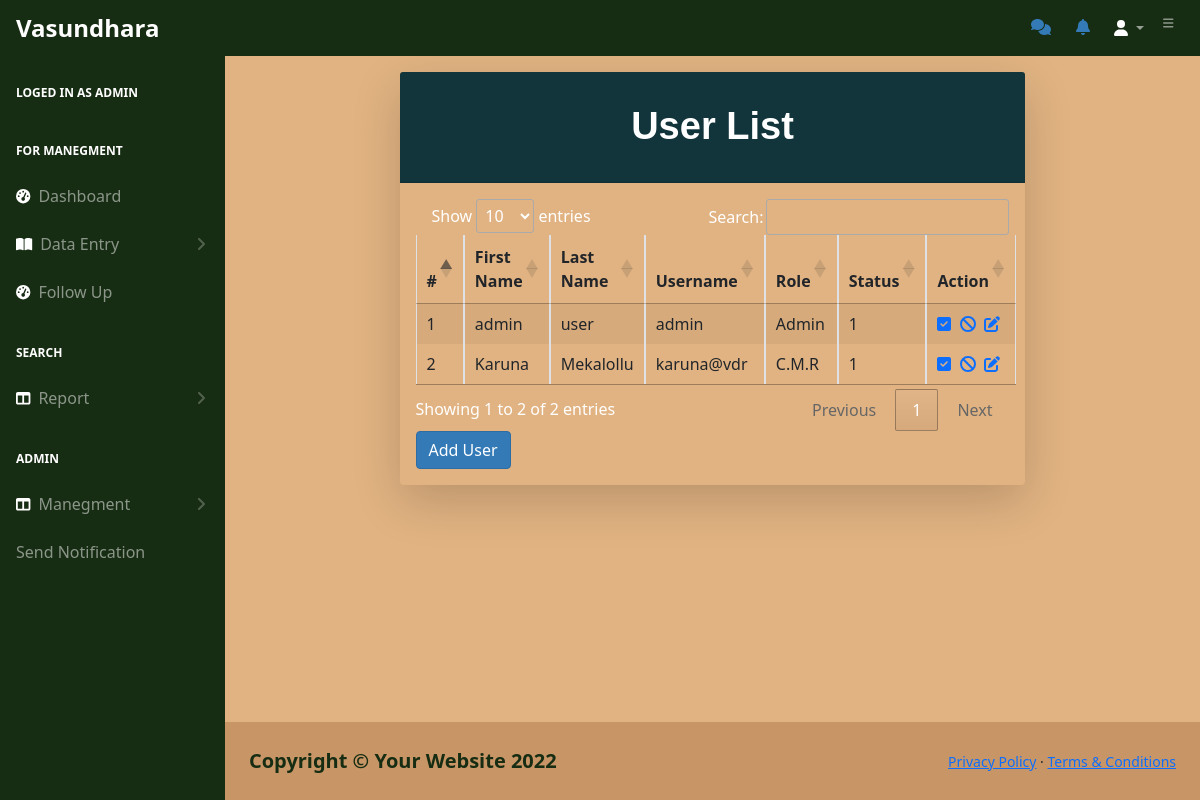
Page /userad.php (signed in) on the committed database.
### tables this page shows
CREATE TABLE `users` (
  `id` int NOT NULL AUTO_INCREMENT,
  `username` varchar(50) NOT NULL,
  `password` varchar(255) NOT NULL,
  `created_at` datetime DEFAULT CURRENT_TIMESTAMP,
  `role` int DEFAULT NULL,
  `mob` varchar(10) DEFAULT NULL,
  `status` int DEFAULT '1',
  `fname` varchar(30) DEFAULT NULL,
  `lname` varchar(30) DEFAULT NULL,
  `onstatus` int DEFAULT '0',
  PRIMARY KEY (`id`),
  UNIQUE KEY `username` (`username`)
);

CREATE TABLE `role` (
  `id` int NOT NULL AUTO_INCREMENT,
  `name` varchar(10) NOT NULL,
  `page` varchar(10000) NOT NULL,
  PRIMARY KEY (`id`)
);

### userad.php (the view, shortened to what this page needs)
<!DOCTYPE html>
<html lang="en">
<head>
    <link href="https://cdn.jsdelivr.net/npm/simple-datatables@latest/dist/style.css" rel="stylesheet" />
    <link href="css/styles.css" rel="stylesheet" />
</head>
<body>
    <?php
 require_once "navbar.php";
    ?>
    <div id="layoutSidenav_content">
        <div id="layoutAuthentication_content">
            <main>
                <div class="container">
                    <div class="row justify-content-center">
                        <div class="col-lg-8">
                            <div class="card shadow-lg text-white border-0 rounded-lg mt-3 mb-2" style="width: auto;">
                                <div class="card-header">
                                    <h3 class="text-center font-weight-light text-info my-4">User List</h3>
                                </div>
                                <div class="card-body">
                                    <?php
                                    require_once "config.php";
                                    $sql = "SELECT u.*, r.name as rolename FROM users u, role r where u.role = r.id;";
                                    if ($result = mysqli_query($link, $sql)) {
                                        if (mysqli_num_rows($result) > 0) {
                                            echo '<div id="myTableWrapper">';
                                            echo '<table class="table table-bordered table-striped table-sm" cellspacing="0" width="100%">';
                                            echo '<thead class="thead-dark">';
                                            echo "<tr >";
                                            echo "<th>#</th>";
                                            echo "<th>First Name</th>";
                                            echo "<th>Last Name</th>";
                                            echo "<th>Username</th>";
                                            echo "<th>Role</th>";
                                            echo "<th>Status</th>";
                                            echo "<th>Action</th>";
                                            echo "</tr>";
                                            echo "</thead>";
                                            echo "<tbody>";
                                            while ($row = mysqli_fetch_array($result)) {
                                                echo "<tr>";
                                                echo "<td>" . $row['id'] . "</td>";
                                                echo "<td>" . $row['fname'] . "</td>";
                                                echo "<td>" . $row['lname'] . "</td>";
                                                echo "<td>" . $row['username'] . "</td>";
                                                echo "<td>" . $row['rolename'] . "</td>";
                                                echo "<td>" . $row['status'] . "</td>";
                                                echo "<td>";
                                                echo '<a href="ajax.php?uide=' . $row['id'] . '" title="Enable user" data-toggle="tooltip"><span class="fa fa-check-square"></span></a>';
                                                echo '&nbsp&nbsp<a href="ajax.php?uidd=' . $row['id'] . '" class="mr-3" title="Disable user" data-toggle="tooltip"><span class="fa fa-ban"></span></a>';
                                                echo '&nbsp&nbsp<a href="updateu.php?uid=' . $row['id'] . '" class="mr-3" title="Update User" data-toggle="tooltip"><span class="fa fa-edit"></span></a>';
                                                echo "</td>";
                                                echo "</tr>";
                                            }
                                            echo "</tbody>";
                                            echo "</table>";
                                            echo '</div>';
                                            echo '<link rel="stylesheet" type="text/css" href="https://cdn.datatables.net/1.13.2/css/jquery.dataTables.css">';
                                        } else {
                                            echo '<div class="alert alert-danger"><em>No records were found.</em></div>';
                                        }
                                    } else {
                                        echo "Oops! Something went wrong. Please try again later.";
                                    }
                                    ?>
                                    <a class="btn btn-primary" href="register.php" role="button">Add User</a>
                                </div>
                            </div>
                        </div>
                    </div>
                </div>
            </main>
        </div>
        <div id="layoutAuthentication_footer">
            <footer class="py-4 bg-black mt-auto">
                <div class="container-fluid px-4">
                    <div class="d-flex align-items-center justify-content-between small">
                        <div class="text-muted">Copyright &copy; Your Website 2022</div>
                        <div>
                            <a href="#">Privacy Policy</a>
                            &middot;
                            <a href="#">Terms &amp; Conditions</a>
                        </div>
                    </div>
                </div>
            </footer>
        </div>
    </div>
</body>
</html>

### navadmn.php (style rules this page uses)
.btn-primary { background-color: #ff7675; border-color: #ff7675; }
body { background-color: #eee }

### rows in the picture
users: id "1", fname "admin", lname "user", username "admin", role.name "Admin", status "1"
users: id "2", fname "Karuna", lname "Mekalollu", username "karuna@vdr", role.name "C.M.R", status "1"

### other values in the picture
$_SESSION["username"] "ADMIN"
